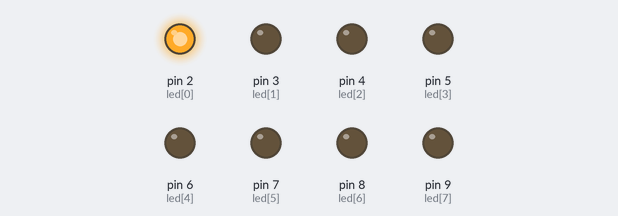
The sketch below on a simulated Arduino Uno, built with avr-gcc and run on an emulated ATmega328P. Parts: output pins drawn as LEDs (lit = HIGH).

Above: at 0.75 s.
At 4.05 s:
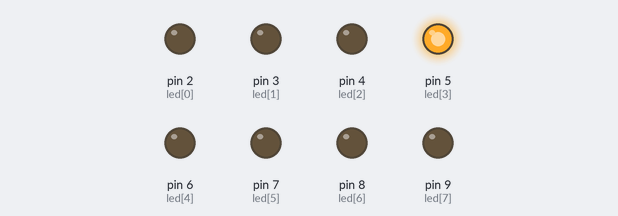
At 7.6 s:
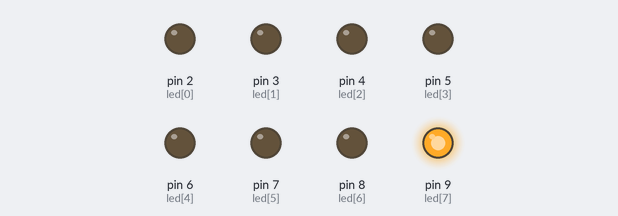
At 15.45 s:
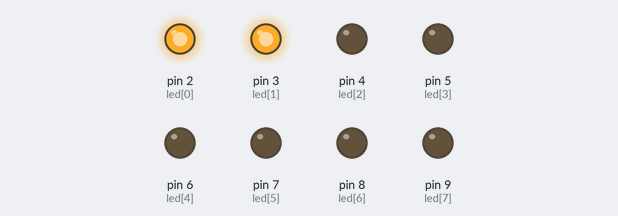
At 23.55 s:
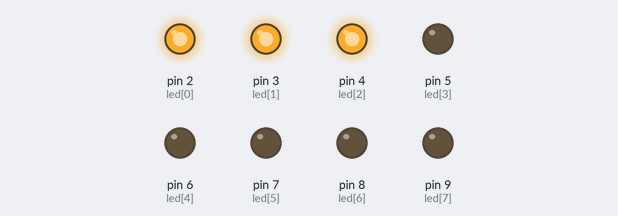
At 39.4 s:
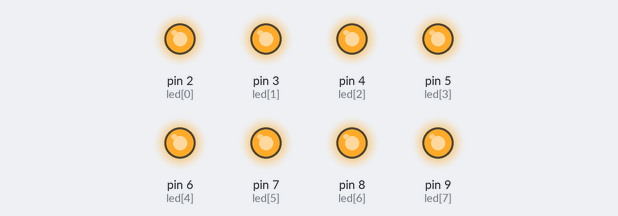
Timing chart, 0 to 40.0 s (numbered marks = the images above):
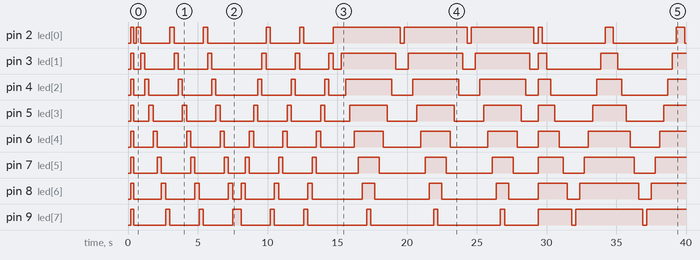

Measured:
- by itself, pin 2 (led[0]): LOW → HIGH at 0.20 s, → LOW 0.20 s later, → HIGH 0.20 s later, → LOW 0.30 s later, … (24 changes in this stretch)
- by itself, pin 3 (led[1]): LOW → HIGH at 0.20 s, → LOW 0.20 s later, → HIGH 0.50 s later, → LOW 0.30 s later, … (25 changes in this stretch)
- by itself, pin 4 (led[2]): LOW → HIGH at 0.20 s, → LOW 0.20 s later, → HIGH 0.80 s later, → LOW 0.30 s later, … (25 changes in this stretch)
- by itself, pin 5 (led[3]): LOW → HIGH at 0.20 s, → LOW 0.20 s later, → HIGH 1.1 s later, → LOW 0.30 s later, … (25 changes in this stretch)
- by itself, pin 6 (led[4]): LOW → HIGH at 0.20 s, → LOW 0.20 s later, → HIGH 1.4 s later, → LOW 0.30 s later, … (25 changes in this stretch)
- by itself, pin 7 (led[5]): LOW → HIGH at 0.20 s, → LOW 0.20 s later, → HIGH 1.7 s later, → LOW 0.30 s later, … (25 changes in this stretch)
- by itself, pin 8 (led[6]): LOW → HIGH at 0.20 s, → LOW 0.20 s later, → HIGH 2.0 s later, → LOW 0.30 s later, … (25 changes in this stretch)
- by itself, pin 9 (led[7]): LOW → HIGH at 0.20 s, → LOW 0.20 s later, → HIGH 2.3 s later, → LOW 0.30 s later, … (23 changes in this stretch)

The sketch:

Christmas_Lights_Patterns_SourceCode.ino
```cpp
int led[] = {2,3,4,5,6,7,8,9}; //array
int led_total; //store the total number of LEDs


void setup() {
  led_total = sizeof(led) / sizeof(int); // (size of (int) = number of bytes used by a single integer) calculates the number of elements in the array led
  for (int i = 0; i < led_total; i++) { //initializes each LED pin as an output, necessary to control the LEDs (on and off)
    pinMode(led[i], OUTPUT);
  }
}

void loop() {
  delay(200);
  led_on();
  delay(200);
  led_off();
  delay(200);
  for (int i = 0; i < 3; i++) {pattern1();} //executed 10 times
  for (int i = 0; i < 3; i++) {pattern2();} //executed 10 times
  for (int i = 0; i < 3; i++) {pattern3();} //executed 10 times
  for (int i = 0; i < 3; i++) {pattern4();} //executed 10 times
  for (int i = 0; i < 50; i++){pattern5();} //executed 30 times

  led_off();
  delay(200);
}

//TURN ON ALL LEDs
void led_on() {
  for (int i = 0; i < led_total; i++) { //iterates over each LED, turning on one by one
    digitalWrite(led[i], HIGH); // setting each pin in the led array to HIGH
  }
}

//TURN OFF ALL LEDs
void led_off() {
  for (int i = 0; i < led_total; i++) { // iterates over each LED, turning off one by one
    digitalWrite(led[i], LOW); //setting each pin in the led array to LOW
  }
}

//LEFT TO RIGHT
void pattern1() {
  for (int i = 0; i < led_total; i++) { //iterates over each LED pin in the led array,
    digitalWrite(led[i], HIGH); // turns on the LED at index i
    delay(300);
    digitalWrite(led[i], LOW); // turns off the LED
  }
}

//RIGHT TO LEFT
void pattern2() {
  for (int i = led_total; i > 0; i--) { // starts from the last LED and moves backwards
    digitalWrite(led[i - 1], HIGH); // turns on the LED at index i-1
    delay(300);
    digitalWrite(led[i - 1], LOW); // turns off the LED at index i-1
  }
}

//LEFT TO RIGHT FILL
void pattern3() {
  for (int i = 0; i < led_total; i++) {
    digitalWrite(led[i], HIGH); // turns on each LED one by one from left to right
    delay(300);
  }
  for (int i = led_total; i > 0; i--) {
    digitalWrite(led[i - 1], LOW);  // turns off each LED one by one from right to left
    delay(300);
  }
}

//RIGHT TO LEFT FILL
void pattern4() {
  led_on();
  delay(300);
  for (int i = 0; i < led_total; i++) { // turns off each LED from left to right
    digitalWrite(led[i], LOW);
    delay(300);
  }
  for (int i = led_total; i > 0; i--) { // turns LEDs back on from right to left
    digitalWrite(led[i - 1], HIGH);
    delay(300);
  }
  led_off();
}

//ALTERNATE LEDs
void pattern5() {
  for (int i = 0; i < led_total; i = i + 2) { // lights every even-indexed LED and turns off every odd-indexed LED
    digitalWrite(led[i], HIGH);
    digitalWrite(led[i + 1], LOW); //if i is 0, i + 1 is 1, so the loop controls LED[0] and LED[1]. If i is 2, i + 1 is 3, controlling LED[2] and LED[3], and so on
  }
  delay(50);
  for (int i = 0; i < led_total; i = i + 2) { // reverses the LED states: turns off every even-indexed LED and lights every odd-indexed LED
    digitalWrite(led[i], LOW);
    digitalWrite(led[i + 1], HIGH); //If i is 0, i + 1 is 1, so the loop controls LED[0] and LED[1]. If i is 2, i + 1 is 3, controlling LED[2] and LED[3], and so on
  }
  delay(50);
}
```
